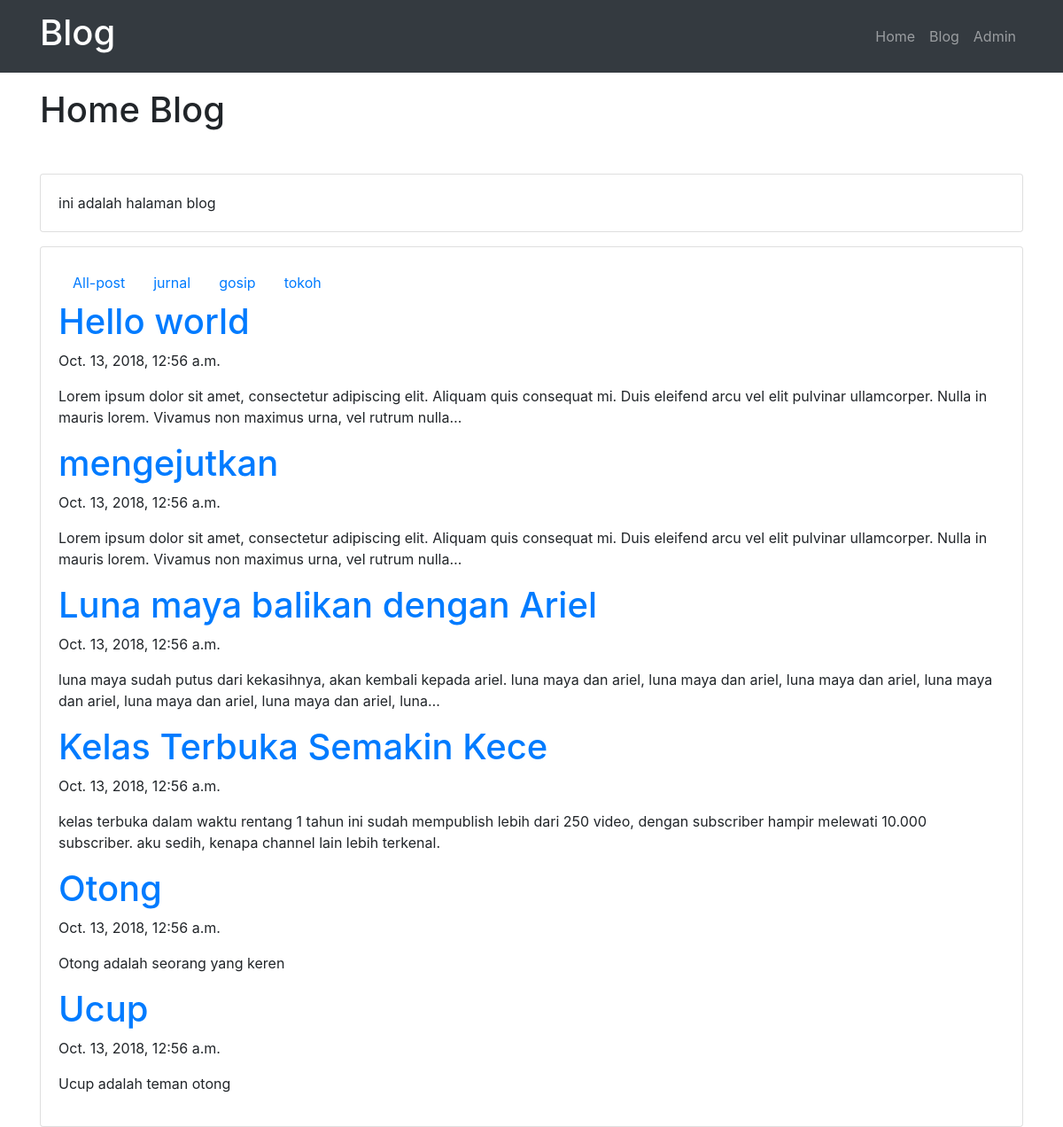
/blog/, run on an earlier commit of the app's database.
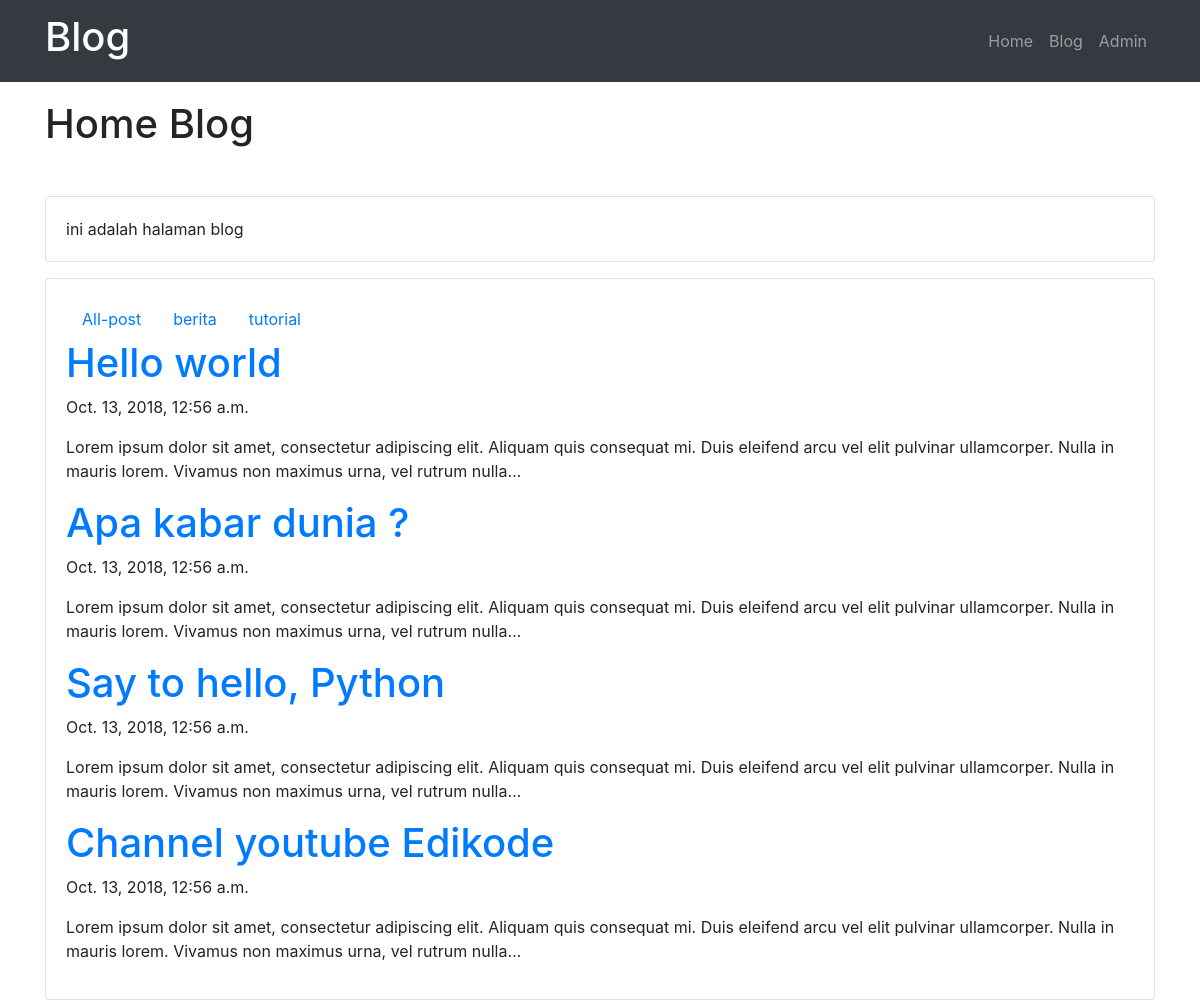
And on a later commit of the database.
### blog/models.py (models this page shows, shortened)
class Post(models.Model):
    judul = models.CharField(max_length=255)
    body = models.TextField()
    category = models.CharField(max_length=255)
    publish = models.DateTimeField(auto_now_add=True)
    update = models.DateTimeField(auto_now=True)
    slug = models.SlugField(blank=True, editable=False)

### blog/views.py (the view)
# urls.py: path('', views.index, name="index"),
def index(request):
    posts = Post.objects.all()
    categories = Post.objects.values('category').distinct()
    context = {
        'Judul': 'Home Blog',
        'Content': 'ini adalah halaman blog',
        'Categories': categories,
        'Posts': posts,
    }
    return render(request, 'blog/index.html', context)

### blog/templates/blog/index.html (shortened to what this page needs)
{% extends "base.html" %}
{% block pageTitle %}
	{{Judul}}
{% endblock pageTitle %}
{% block contents %}
<div class="card card-body mb-3">
	{{Content}}
</div>
<div class="card">
	<div class="card-body">
		<ul class="nav">
			<li class="nav-item">
				<a class = "nav-link" href="{% url "blog:index" %}" title="">
					All-post
				</a>
			</li>
		{% for dataCategory in Categories %}
			<li class="nav-item">
				<a class = "nav-link" href="{% url "blog:category" categoryInput=dataCategory.category%}" title="">
					{{dataCategory.category}}
				</a>
			</li>
		{% endfor %}
		</ul>
		{% for post in Posts %}
			<a href="{% url "blog:detail" slugInput=post.slug %}" title="">
				<h1>{{post.judul}}</h1>
			</a>
			<p>{{post.publish}}</p>
			<p>{{post.body|truncatechars:200}}</p>
		{% endfor %}
	</div>
</div>
{% endblock contents %}

### templates/base.html (shortened to what this page needs)
<!DOCTYPE html>
<html>
  <head>
    {% include "snippets/styles.html" %}
  </head>
  <body>
    {% include "snippets/navbar.html" %}
    <div class="container" style="margin-top: 100px">
      <h1>{% block pageTitle %} {% endblock pageTitle %}</h1>
    </div>
    <div class="container mt-5">
      {% block contents %} {% endblock contents %}
    </div>
  </body>
</html>

### templates/snippets/styles.html (shortened to what this page needs)
<link
  rel="stylesheet"
  href="https://stackpath.bootstrapcdn.com/bootstrap/4.1.3/css/bootstrap.min.css"
/>

### templates/snippets/navbar.html (shortened to what this page needs)
<nav class="navbar fixed-top navbar-expand-sm navbar-dark bg-dark">
		<div class="container">
			<a class="navbar-brand" href="#">
				<h1>Blog</h1>
			</a>
			<div class="collapse navbar-collapse" id="navbarSupportedContent">
				<ul class="navbar-nav ml-auto">
					<li class="nav-item">
						<a class="nav-link" href="{% url "index" %}">
							Home
						</a>
					</li>
					<li class="nav-item">
						<a class="nav-link" href="{% url "blog:index" %}">
							Blog
						</a>
					</li>
					<li class="nav-item">
						<a class="nav-link" href="{% url "admin:index" %}">
							Admin
						</a>
					</li>
				</ul>
			</div>
		</div>
	</nav>

What changed in the data, as far as the page shows it:
removed Post: judul "Otong", publish "Oct. 13, 2018, 12:56 a.m.", body "Otong adalah seorang yang keren"
removed Post: judul "Ucup", publish "Oct. 13, 2018, 12:56 a.m.", body "Ucup adalah teman otong"
changed Post: judul "mengejutkan" → "Apa kabar dunia ?"
changed Post: judul "Luna maya balikan dengan Ariel" → "Say to hello, Python"; body "luna maya sudah putus dari kekasihnya, akan kembali kepada ariel. luna maya dan ariel, luna maya dan ariel, luna maya dan ariel, luna maya dan ariel, luna maya dan ariel, luna maya dan ariel, luna…" → "Lorem ipsum dolor sit amet, consectetur adipiscing elit. Aliquam quis consequat mi. Duis eleifend arcu vel elit pulvinar ullamcorper. Nulla in mauris lorem. Vivamus non maximus urna, vel rutrum nulla…"
changed Post: judul "Kelas Terbuka Semakin Kece" → "Channel youtube Edikode"; body "kelas terbuka dalam waktu rentang 1 tahun ini sudah mempublish lebih dari 250 video, dengan subscriber hampir melewati 10.000 subscriber. aku sedih, kenapa channel lain lebih terkenal." → "Lorem ipsum dolor sit amet, consectetur adipiscing elit. Aliquam quis consequat mi. Duis eleifend arcu vel elit pulvinar ullamcorper. Nulla in mauris lorem. Vivamus non maximus urna, vel rutrum nulla…"
Also different on the page:
new list line: "berita"
new list line: "tutorial"
list line gone: "jurnal"
list line gone: "gosip"
list line gone: "tokoh"
